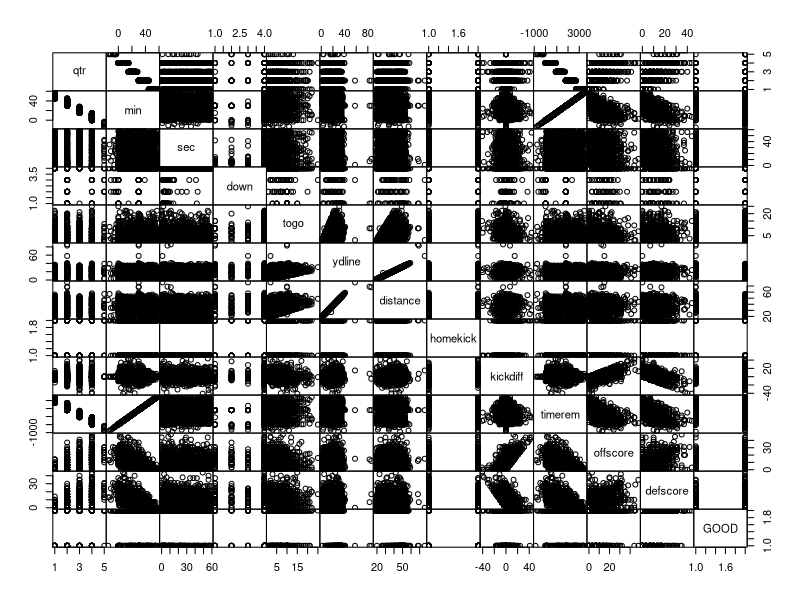
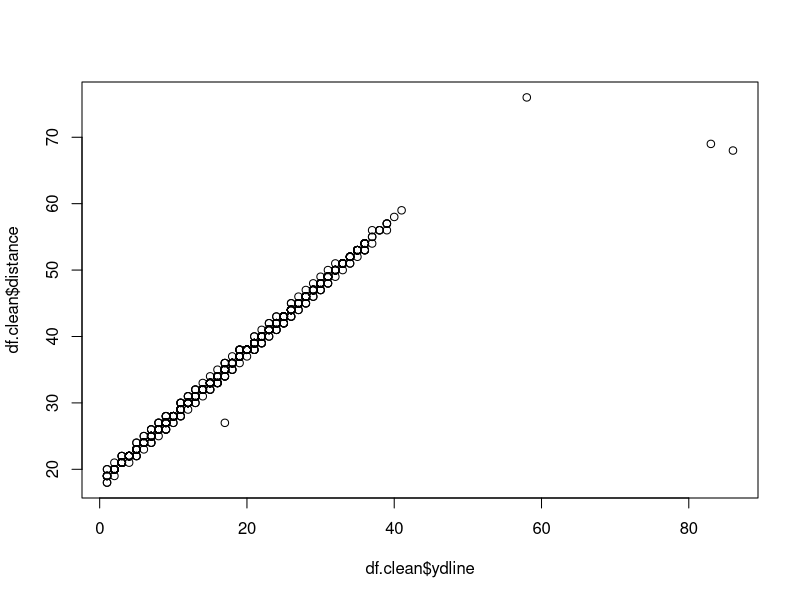
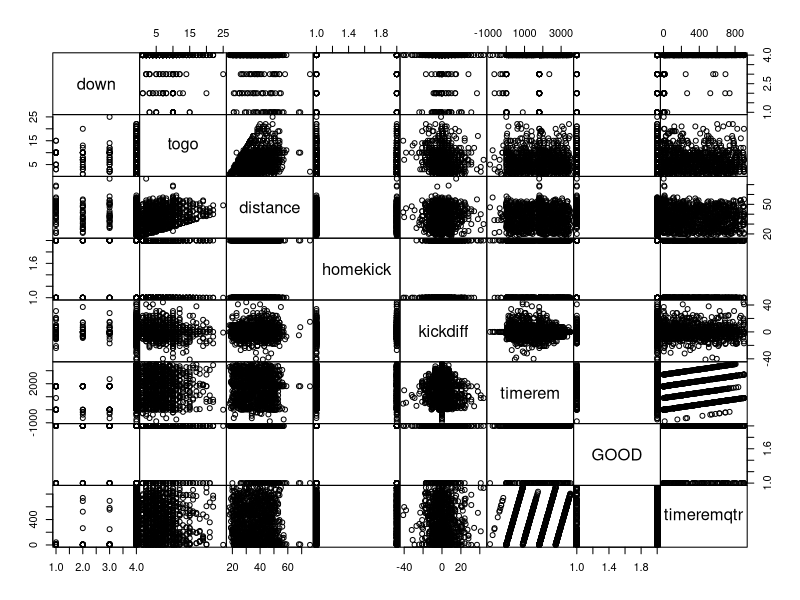
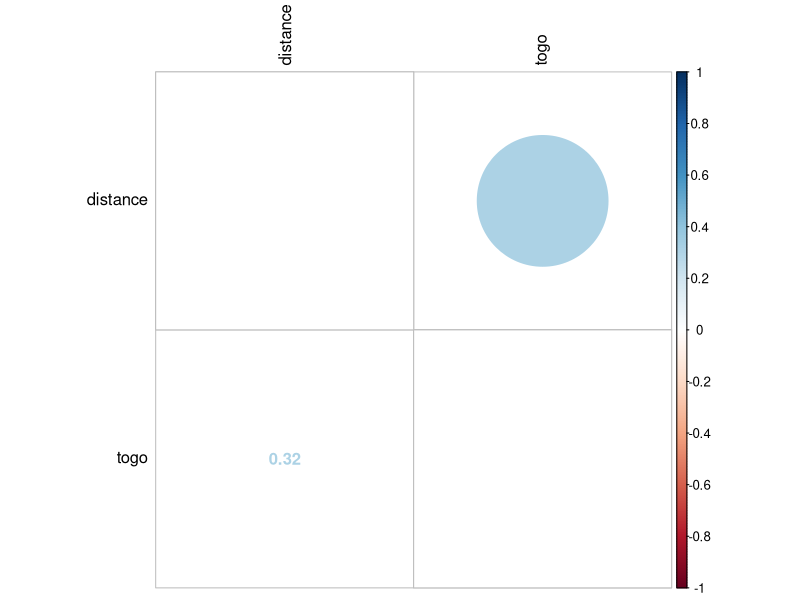
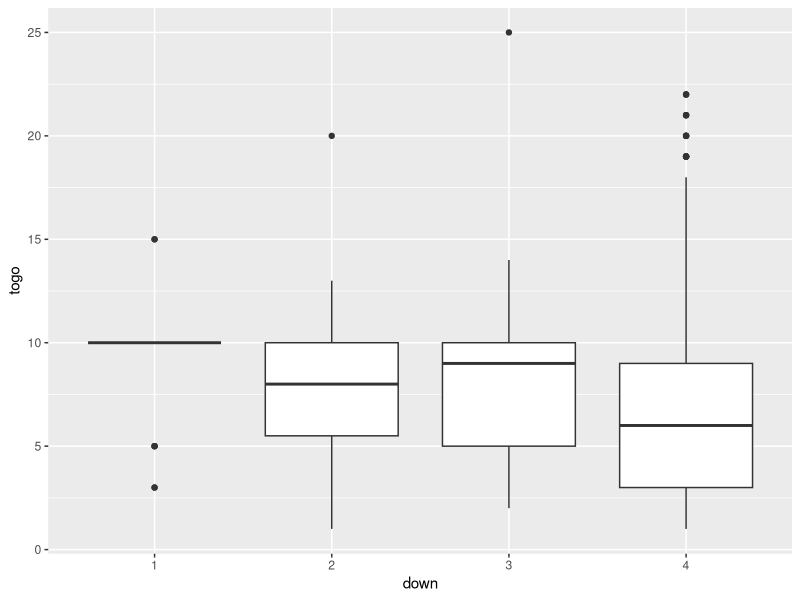
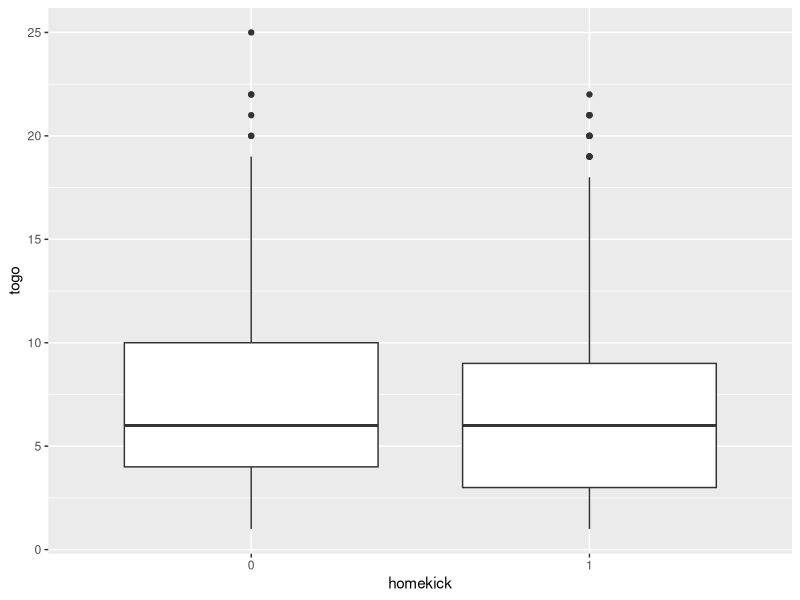
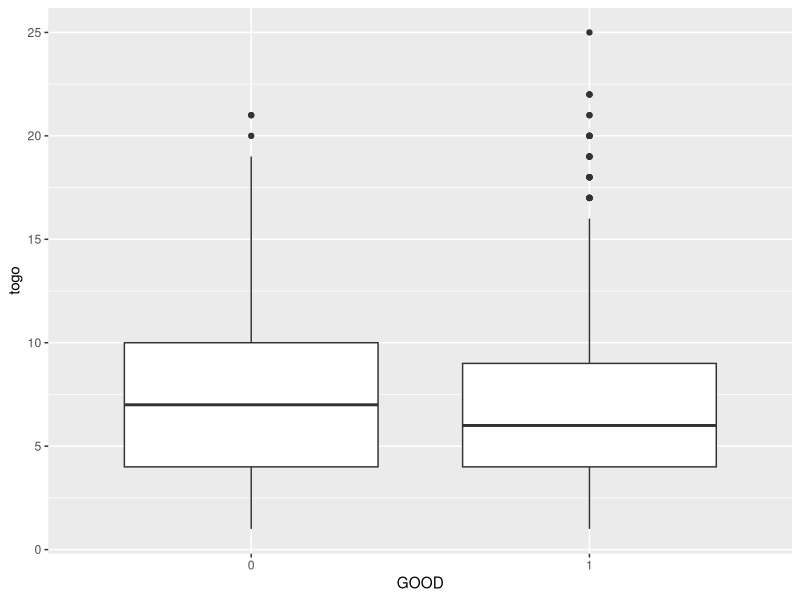
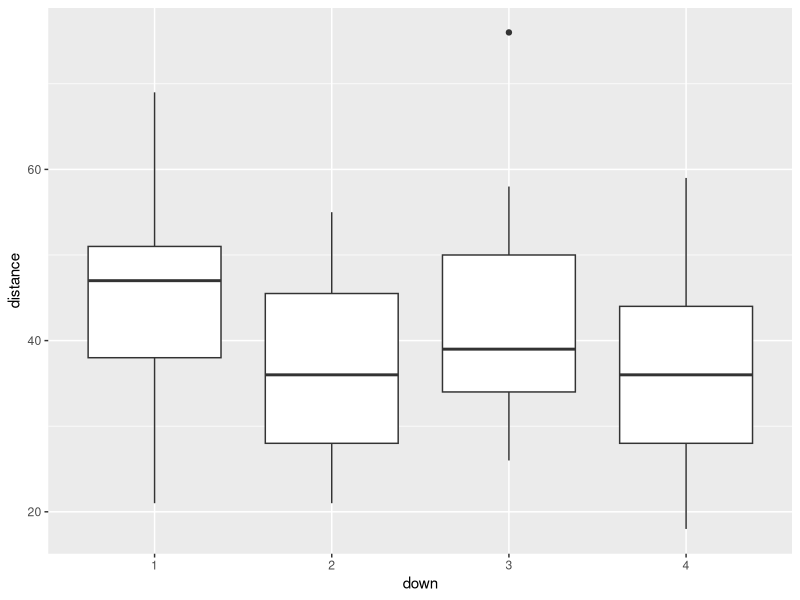

The R script that drew these images, in order:
#Read in the data
df.orig <- read.csv("data/nfl2008_fga.csv")
names(df.orig)

#Number of rows
length(df.orig$GameDate)

#Gets the number of NA's in the dataset
missing <- colSums(is.na(df.orig))
missing

#Put the data into a new dataframe to clean
df.clean <- df.orig

#DET vs GB information (about the NA)
#https://www.pro-football-reference.com/boxscores/200812280gnb.htm
#NYG vs ARI information (about the NA)
#https://www.pro-football-reference.com/boxscores/200811230crd.htm

#By logic and the websites, down has to be 1 and togo has to be 10
df.clean$down[df.clean$HomeTeam == "ARI" & df.clean$AwayTeam == "NYG" & df.clean$GameDate == 20081123 & df.clean$timerem == 1811] <- 1
df.clean$togo[df.clean$HomeTeam == "ARI" & df.clean$AwayTeam == "NYG" & df.clean$GameDate == 20081123 & df.clean$timerem == 1811] <- 10
df.clean$down[df.clean$HomeTeam == "GB" & df.clean$AwayTeam == "DET" & df.clean$GameDate == 20081228 & df.clean$timerem == 1807] <- 1
df.clean$togo[df.clean$HomeTeam == "GB" & df.clean$AwayTeam == "DET" & df.clean$GameDate == 20081228 & df.clean$timerem == 1807] <- 10

#Gets the number of NA's in the dataset
colSums(is.na(df.clean))

#Make a factor: qtr, down, GOOD, homekick
df.clean$qtr <- as.factor(df.clean$qtr)
df.clean$down <- as.factor(df.clean$down)
df.clean$GOOD <- as.factor(df.clean$GOOD)
df.clean$homekick <- as.factor(df.clean$homekick)

#Remove Missed and Blocked because they are also part of the response
df.clean$Missed <- NULL
df.clean$Blocked <- NULL

#GameDate won't help for future predictions
#Name and Kicker won't help for future predictions
#season is always 2008
df.clean$GameDate <- NULL
df.clean$name <- NULL
df.clean$kicker <- NULL
df.clean$season <- NULL

#We don't need AwayTeam or HomeTeam
df.clean$HomeTeam <- NULL
df.clean$AwayTeam <- NULL

#We don't care who the kick team is, just
#if the team is at home or away (homekick)
df.clean$kickteam <- NULL
df.clean$def <- NULL

pairs(df.clean, gap=0)

#Outliers visible in ydline vs distance
plot(df.clean$ydline, df.clean$distance)
#ydline is wrong on these
df.clean[df.clean$ydline > 50,]
#This is no problem because distance is fine and we are removing ydline
#ydline and distance are equivelent
df.clean$ydline <- NULL

#----------RUN CONTINUOUS CORRELATION SECTION AND COME BACK HERE

#timerem is correlated with qtr,min,sec
#Creating a new column "Time Remaining in Quarter" (timeremqtr)
df.clean$timeremqtr <- (df.clean$timerem - (4 - as.numeric(df.clean$qtr))*15*60)
#Don't need min, sec: they are redundant
df.clean$min <- NULL
df.clean$sec <- NULL

#kickdiff is correlated with offscore and defscore
#We will just keep the difference in score
df.clean$offscore <- NULL
df.clean$defscore <- NULL

xtabs(~qtr + down, data = df.clean)       #PROBLEM HERE, several 0's
xtabs(~qtr + homekick, data = df.clean)   #PROBLEM HERE qtr 5, few values
xtabs(~qtr + GOOD, data = df.clean)       #PROBLEM HERE qtr 5, few values
xtabs(~down + homekick, data = df.clean)
xtabs(~down + GOOD, data = df.clean)
xtabs(~homekick + GOOD, data = df.clean)

#Removing qtr because it is problematic, it does
#not have enough of some values, see xtabs above
df.clean$qtr <- NULL

pairs(df.clean, gap=0)

#-----------CORRELATION OF CONTINUOUS---------------------------------------------
library(corrplot)
df.clean.numeric <- df.clean[, sapply(df.clean, is.numeric)]
#Correlations of all numeric variables
df.clean.allcor <- cor(df.clean.numeric, use="pairwise.complete.obs")
#The cutoff point for correlation, currently randomly assigned
corr_amt <- 0.3

#Finds rows [A,B,123], [B,A,123] and removes them (duplicates)
rmCorDup <- function(res)
{
  rmrow <- numeric()
  len <- length(res$Var1)
  for( i in c(1:(len-1)) )
  {
    num <- i+1
    for(j in c(num:len))
    {
      if( (res[i,1] == res[j,2]) & (res[i,2] == res[j,1]) )
      {
        rmrow <- c(rmrow, j)
      }
    }
  }
  res <- res[-rmrow,]
  res
}

#Gets a list of all correlations with higher than 'corr_amt' of correlation
df.clean.highcor <- rmCorDup(subset(as.data.frame(as.table(df.clean.allcor)), (abs(Freq) > corr_amt) & (abs(Freq) < 1)))
df.clean.highcor
#Vector of the names of the columns with high correlation
df.clean.highcor.names <- unique( c(as.vector(df.clean.highcor$Var1), as.vector(df.clean.highcor$Var2)) )

#Creates a matrix of high correlation for the graphic
df.clean.highcor.matrix <- df.clean.allcor[df.clean.highcor.names, df.clean.highcor.names]
#Creates the high correlation graphic
corrplot.mixed(df.clean.highcor.matrix, tl.col="black", tl.pos = "lt")

#------CORRELATION OF MIXED------------------------------------------------
library(ggplot2)

df.clean.num1 <- df.clean[, sapply(df.clean, is.numeric)]
df.clean.cat1 <- df.clean[, sapply(df.clean, is.factor)]

for(i in c(1:ncol(df.clean.num1)) )
{
  for(j in c(1:ncol(df.clean.cat1)) )
  {
    plot <- ggplot(NULL, aes(df.clean.cat1[,j], df.clean.num1[,i])) +
      geom_boxplot() +
      xlab(names(df.clean.cat1)[j]) +
      ylab(names(df.clean.num1)[i])
    print(plot)
  }
}

#Most questionable ones from visual inspection
#timeremqtr, down
plot <- ggplot(df.clean, aes(down, timeremqtr)) +
  geom_boxplot() +
  xlab("down") +
  ylab("timeremqtr")
print(plot)
#Kruskal-Wallis ANOVA
fit <- kruskal.test(timeremqtr~down, data = df.clean)
fit

#timerem, down
plot <- ggplot(df.clean, aes(down, timerem)) +
  geom_boxplot() +
  xlab("down") +
  ylab("timeremqtr")
print(plot)
#Kruskal-Wallis ANOVA
fit <- kruskal.test(timerem~down, data = df.clean)
fit

#down, togo
plot <- ggplot(df.clean, aes(down, togo)) +
  geom_boxplot() +
  xlab("down") +
  ylab("timeremqtr")
print(plot)
fit <- kruskal.test(togo~down, data = df.clean)
fit

#Each of these ANOVAs indicate that the values are highly correlated
#(all p-values <3.637e-07)

#Because each of these are highly associated with 'down' we remove down
df.clean$down <- NULL

#------CORRELATION OF CATEGORICAL------------------------------------------
#MANTEL-HAENSZEL?

#pairs plot with GOOD colored into it
pairs(df.clean[,c(1:5, 7)], col = (as.numeric(df.clean$GOOD)+1) )

#-----LDA after correlation/collinear fixed?--------------------------------
library(MASS)
df.clean.lda <- lda(GOOD~., data = df.clean)

#-----Logistic Regression---------------------------------------------------
#JUST AN EXAMPLE
df.fit1 <- glm(GOOD~., data = df.clean, family=binomial(link="logit"))

#EXAMPLE STEPWISE
df.step <- step(df.fit1)
summary(df.step)





